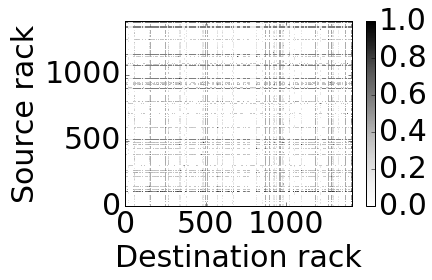
#> input picture image-reverse/cluster-3.png, 432 x 280 px
$ jupyter execute --allow-errors cluster-3.ipynb
#> lines starting #> are read from the running program, lines starting #| are printed output that depends on the picture
[cell 1]
from PIL import Image
import numpy as np

## Cluster 3:  1412 racks

[cell 2]
im = Image.open('cluster-3.png').convert('L')  # RGB to gray scale
im

[cell 3]
im.mode, im.size
#> Out = ('L', (432, 280))

[cell 4]
left   = 126
top    = 22
right  = 352
bottom = 206
im = im.crop((left, top, right, bottom))
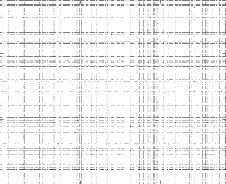
#> im: PIL image 226x184 L; min 23, max 255, mean 241.9
im

[cell 5]
im = im.resize((1412, 1412))   # there are approximately 1412 nodes
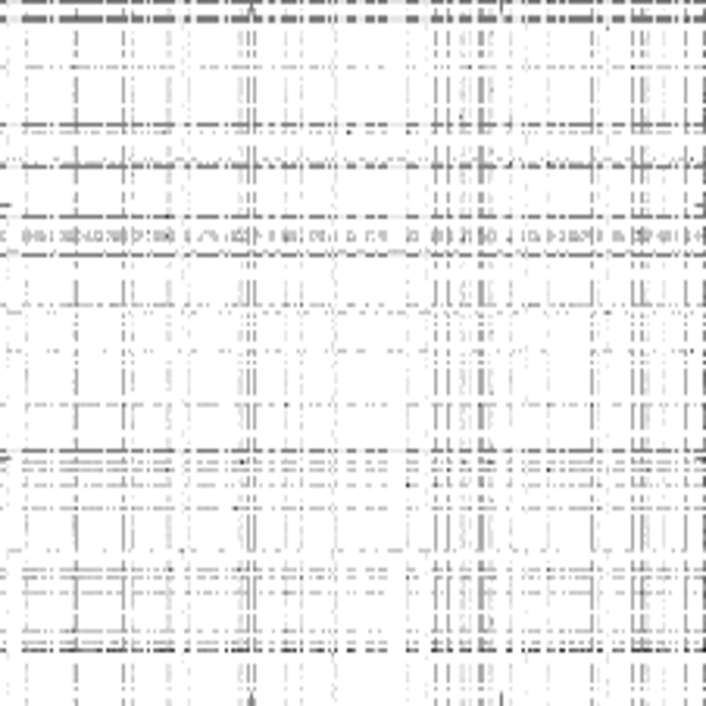
#> im: PIL image 1412x1412 L (shown at 1/2 size); min 9, max 255, mean 241.1
im

[cell 6]
im_array = np.array(im.getdata()).reshape((1412, 1412))
im_array[30][::40]
#> Out = 36 values, max 249 at index 34, min 144 at index 24, mean 207.9

[cell 7]
im_array = (255-im_array)/255 # scale to [0, 1]
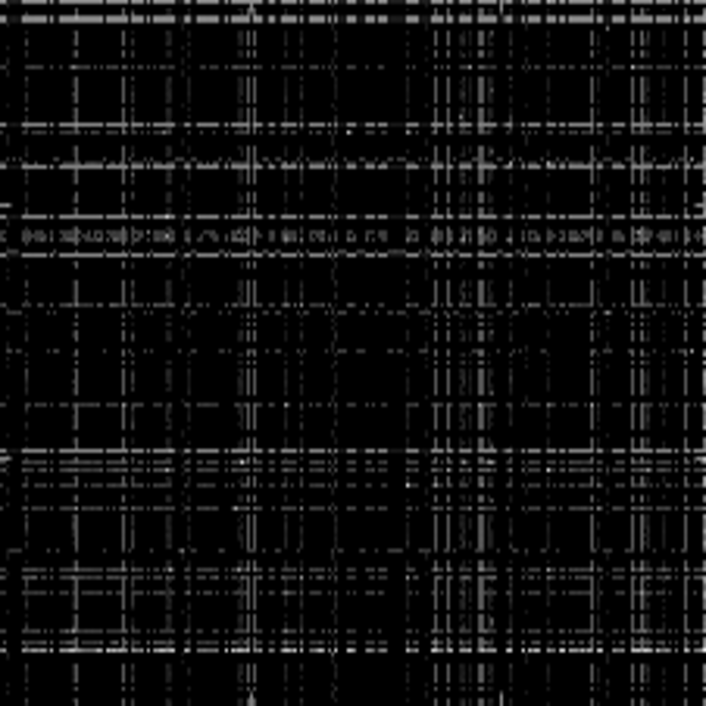
#> im_array: shape (1412, 1412) float64 (shown at 1/2 size); min 0, max 0.965, mean 0.0545
im_array = im_array*8         # scale to [0, 8]
im_array[30][::40]
#> Out = 36 values, max 3.48 at index 24, min 0.188 at index 34, mean 1.48

[cell 8]
im_array = np.power(10., im_array)  # scale to [0, 1e8]
im_array[30][::40]
#> Out = 36 values, max 3036.4 at index 24, min 1.54 at index 34, mean 147.6

[cell 9]
im_array = np.where(im_array<=1, 0, im_array)  # the 1 should be 0 traffic
im_array[30][::40]

$ run again, with image-reverse/cluster-1.png copied over image-reverse/cluster-3.png
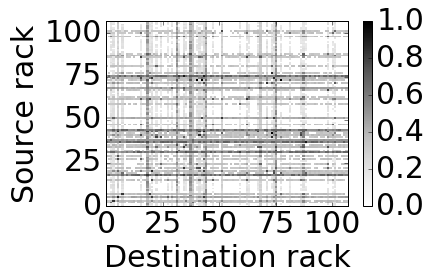
#> input picture image-reverse/cluster-1.png, 432 x 280 px
#> `im = im.resize((1412, 1412))`:
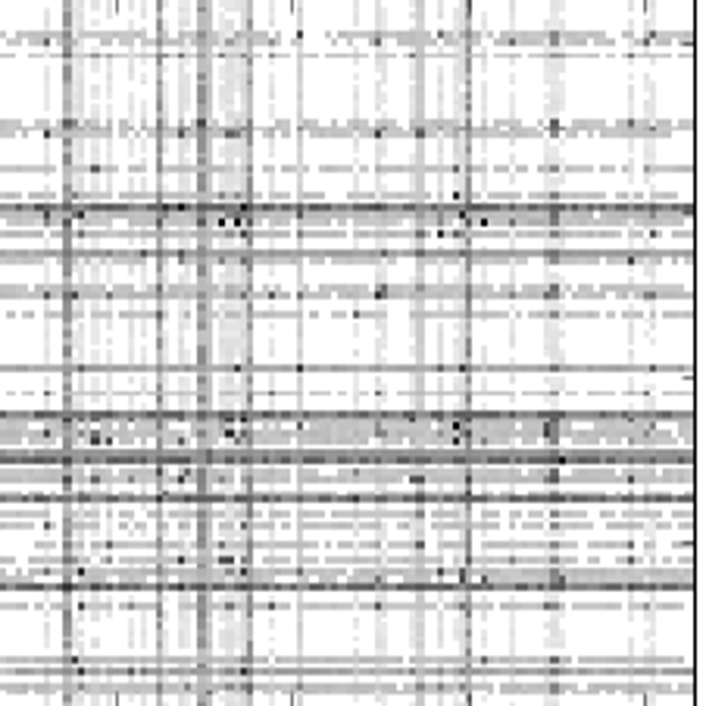
#> im: PIL image 1412x1412 L (shown at 1/2 size); min 0, max 255, mean 215.5
#> `im_array[30][::40]`: Out = 36 values, max 255 at index 0, min 187 at index 10, mean 242.8
#> `im_array[30][::40]`: Out = 36 values, max 2.13 at index 10, min 0 at index 0, mean 0.383
#> `im_array = np.power(10., im_array)`:
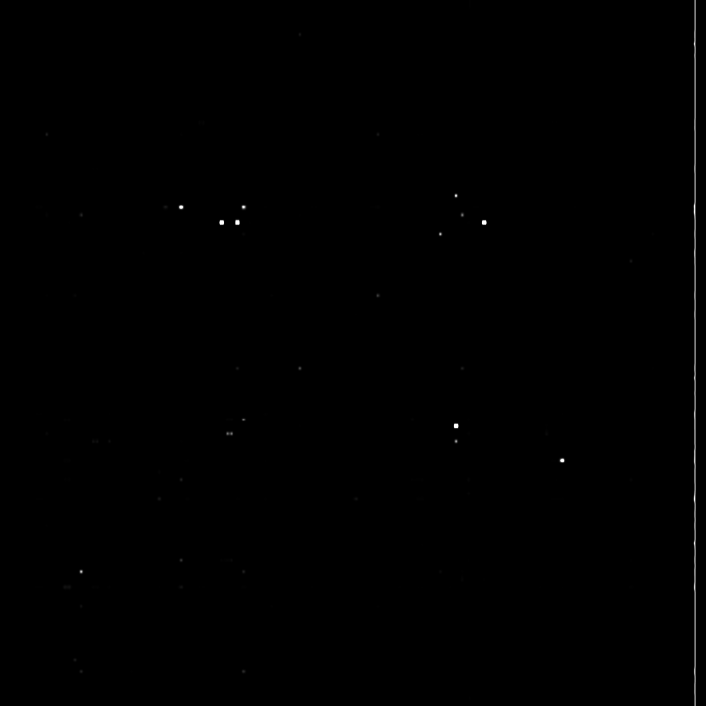
#> im_array: shape (1412, 1412) float64 (shown at 1/2 size); min 1, max 100000000, mean 169065; drawn with min black and max white
#> `im_array[30][::40]`: Out = 36 values, max 135.9 at index 10, min 1 at index 0, mean 10.73
#> `im_array[30][::40]`: Out = 36 values, max 135.9 at index 10, min 0 at index 0, mean 10.12
